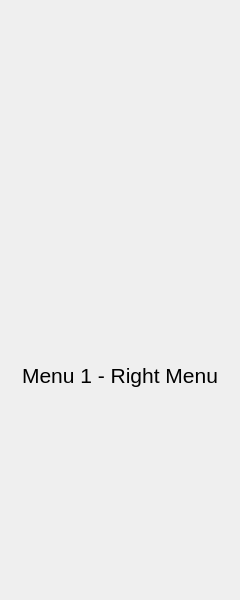
<?xml version="1.0" encoding="UTF-8"?>
<ui version="4.0">
 <class>RightColumn</class>
 <widget class="QWidget" name="RightColumn">
  <property name="geometry">
   <rect>
    <x>0</x>
    <y>0</y>
    <width>240</width>
    <height>600</height>
   </rect>
  </property>
  <property name="windowTitle">
   <string>Form</string>
  </property>
  <layout class="QVBoxLayout" name="main_pages_layout">
   <property name="spacing">
    <number>0</number>
   </property>
   <property name="leftMargin">
    <number>5</number>
   </property>
   <property name="topMargin">
    <number>5</number>
   </property>
   <property name="rightMargin">
    <number>5</number>
   </property>
   <property name="bottomMargin">
    <number>5</number>
   </property>
   <item>
    <widget class="QStackedWidget" name="menus">
     <property name="currentIndex">
      <number>0</number>
     </property>
     <widget class="QWidget" name="menu_1">
      <layout class="QVBoxLayout" name="verticalLayout">
       <property name="spacing">
        <number>5</number>
       </property>
       <property name="leftMargin">
        <number>5</number>
       </property>
       <property name="topMargin">
        <number>5</number>
       </property>
       <property name="rightMargin">
        <number>5</number>
       </property>
       <property name="bottomMargin">
        <number>5</number>
       </property>
       <item>
        <widget class="QFrame" name="btn_1_frame">
         <property name="minimumSize">
          <size>
           <width>0</width>
           <height>40</height>
          </size>
         </property>
         <property name="maximumSize">
          <size>
           <width>16777215</width>
           <height>40</height>
          </size>
         </property>
         <property name="frameShape">
          <enum>QFrame::NoFrame</enum>
         </property>
         <property name="frameShadow">
          <enum>QFrame::Raised</enum>
         </property>
         <layout class="QVBoxLayout" name="btn_1_menu_1_layout">
          <property name="spacing">
           <number>0</number>
          </property>
          <property name="leftMargin">
           <number>0</number>
          </property>
          <property name="topMargin">
           <number>0</number>
          </property>
          <property name="rightMargin">
           <number>0</number>
          </property>
          <property name="bottomMargin">
           <number>0</number>
          </property>
         </layout>
        </widget>
       </item>
       <item>
        <spacer name="verticalSpacer">
         <property name="orientation">
          <enum>Qt::Vertical</enum>
         </property>
         <property name="sizeType">
          <enum>QSizePolicy::Maximum</enum>
         </property>
         <property name="sizeHint" stdset="0">
          <size>
           <width>20</width>
           <height>15</height>
          </size>
         </property>
        </spacer>
       </item>
       <item>
        <widget class="QFrame" name="btn_en_frame">
         <property name="minimumSize">
          <size>
           <width>0</width>
           <height>40</height>
          </size>
         </property>
         <property name="maximumSize">
          <size>
           <width>16777215</width>
           <height>40</height>
          </size>
         </property>
         <property name="frameShape">
          <enum>QFrame::NoFrame</enum>
         </property>
         <property name="frameShadow">
          <enum>QFrame::Raised</enum>
         </property>
         <layout class="QVBoxLayout" name="btn_en_layout">
          <property name="spacing">
           <number>0</number>
          </property>
          <property name="leftMargin">
           <number>0</number>
          </property>
          <property name="topMargin">
           <number>0</number>
          </property>
          <property name="rightMargin">
           <number>0</number>
          </property>
          <property name="bottomMargin">
           <number>0</number>
          </property>
         </layout>
        </widget>
       </item>
       <item>
        <widget class="QFrame" name="btn_es_frame">
         <property name="minimumSize">
          <size>
           <width>0</width>
           <height>40</height>
          </size>
         </property>
         <property name="maximumSize">
          <size>
           <width>16777215</width>
           <height>40</height>
          </size>
         </property>
         <property name="frameShape">
          <enum>QFrame::NoFrame</enum>
         </property>
         <property name="frameShadow">
          <enum>QFrame::Raised</enum>
         </property>
         <layout class="QVBoxLayout" name="btn_es_layout">
          <property name="spacing">
           <number>0</number>
          </property>
          <property name="leftMargin">
           <number>0</number>
          </property>
          <property name="topMargin">
           <number>0</number>
          </property>
          <property name="rightMargin">
           <number>0</number>
          </property>
          <property name="bottomMargin">
           <number>0</number>
          </property>
         </layout>
        </widget>
       </item>
       <item>
        <widget class="QLabel" name="label_1">
         <property name="font">
          <font>
           <pointsize>16</pointsize>
          </font>
         </property>
         <property name="styleSheet">
          <string notr="true">font-size: 16pt</string>
         </property>
         <property name="text">
          <string>Menu 1 - Right Menu</string>
         </property>
         <property name="alignment">
          <set>Qt::AlignCenter</set>
         </property>
        </widget>
       </item>
      </layout>
     </widget>
     <widget class="QWidget" name="menu_2">
      <layout class="QVBoxLayout" name="verticalLayout_2">
       <property name="spacing">
        <number>5</number>
       </property>
       <property name="leftMargin">
        <number>5</number>
       </property>
       <property name="topMargin">
        <number>5</number>
       </property>
       <property name="rightMargin">
        <number>5</number>
       </property>
       <property name="bottomMargin">
        <number>5</number>
       </property>
       <item>
        <widget class="QFrame" name="btn_2_frame">
         <property name="minimumSize">
          <size>
           <width>0</width>
           <height>40</height>
          </size>
         </property>
         <property name="maximumSize">
          <size>
           <width>16777215</width>
           <height>40</height>
          </size>
         </property>
         <property name="frameShape">
          <enum>QFrame::NoFrame</enum>
         </property>
         <property name="frameShadow">
          <enum>QFrame::Raised</enum>
         </property>
         <layout class="QVBoxLayout" name="btn_1_menu_2_layout">
          <property name="spacing">
           <number>0</number>
          </property>
          <property name="leftMargin">
           <number>0</number>
          </property>
          <property name="topMargin">
           <number>0</number>
          </property>
          <property name="rightMargin">
           <number>0</number>
          </property>
          <property name="bottomMargin">
           <number>0</number>
          </property>
         </layout>
        </widget>
       </item>
       <item>
        <widget class="QLabel" name="label_2">
         <property name="font">
          <font>
           <pointsize>16</pointsize>
          </font>
         </property>
         <property name="styleSheet">
          <string notr="true">font-size: 16pt</string>
         </property>
         <property name="text">
          <string>Menu 2 - Right Menu</string>
         </property>
         <property name="alignment">
          <set>Qt::AlignCenter</set>
         </property>
        </widget>
       </item>
      </layout>
     </widget>
    </widget>
   </item>
  </layout>
 </widget>
 <resources/>
 <connections/>
</ui>
